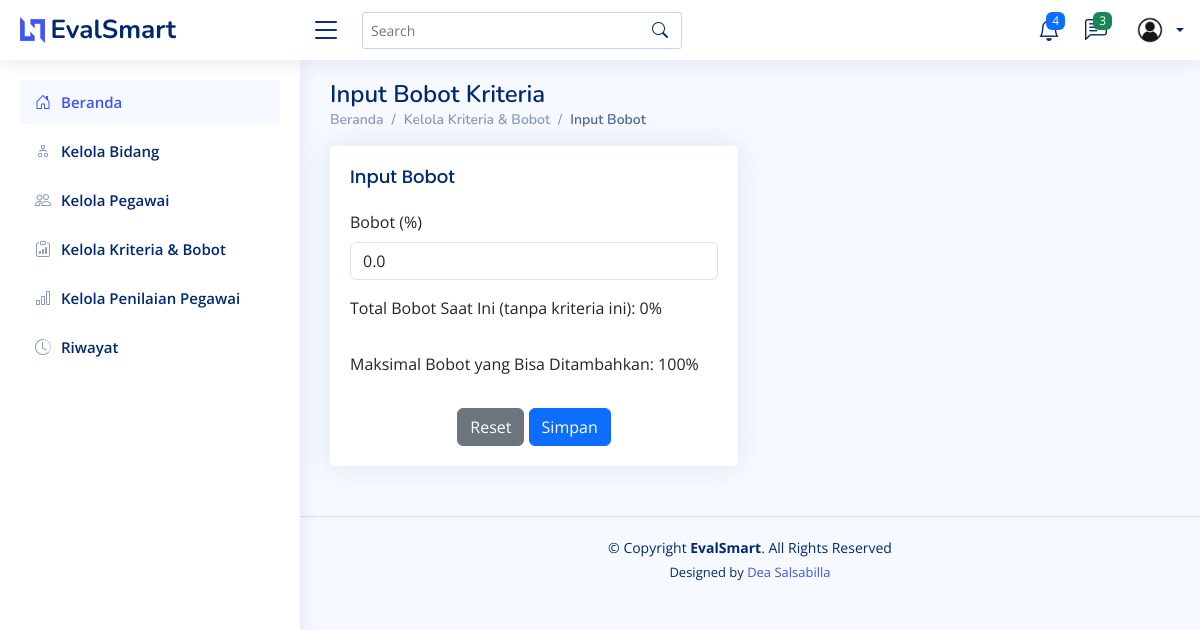
The app's page /kriteria/2/input-bobot/, older data.
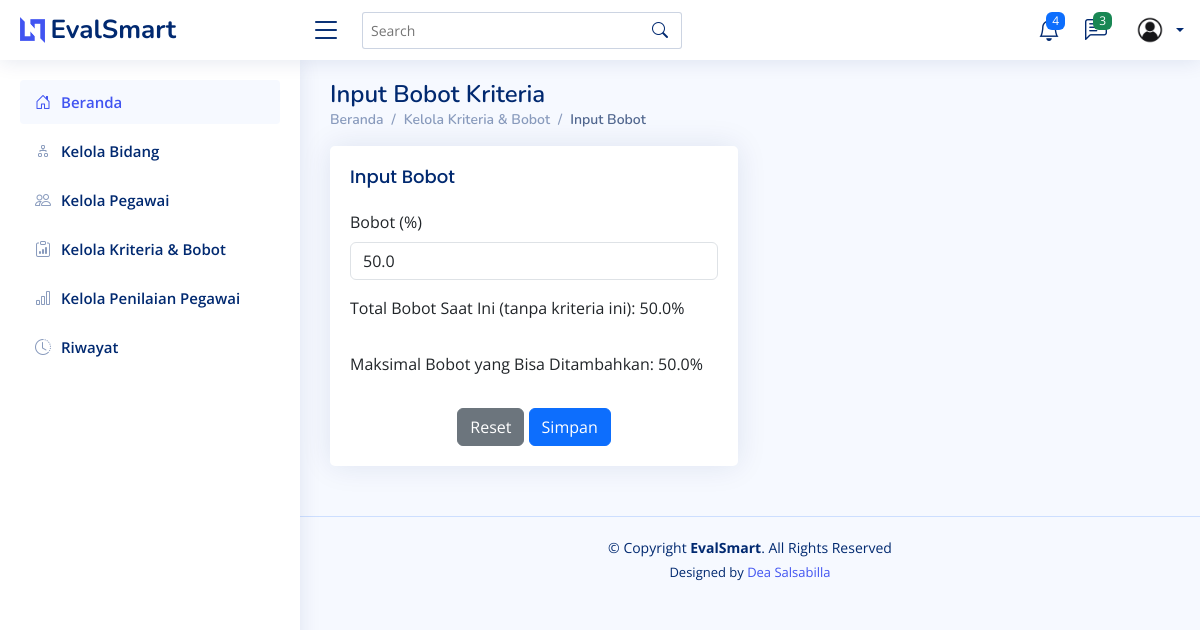
The same page, newer data.
### testing/models.py (models this page shows, shortened)
class Kriteria(models.Model):
    TIPE_CHOICES = [
        ('benefit', 'Benefit'),
        ('cost', 'Cost'),
    ]
    id = models.AutoField(primary_key=True)  # ID otomatis
    nama = models.CharField(max_length=100)  # Nama kriteria
    bobot = models.FloatField(default=0, null=False, blank=False)  # Bobot, default 0
    tipe = models.CharField(max_length=10, choices=TIPE_CHOICES, default='benefit')  # Tipe kriteria (Benefit/Cost)
    class Meta:
        verbose_name_plural = "Kriteria"
        ordering = ['nama']  # Urutkan berdasarkan nama secara default

### testing/views.py (the view, shortened to what this page needs)
# urls.py: path('kriteria/<int:kriteria_id>/input-bobot/', views.input_bobot, name='input_bobot'),
def input_bobot(request, kriteria_id):
    kriteria = get_object_or_404(Kriteria, id=kriteria_id)
    total_bobot_sekarang = Kriteria.objects.exclude(id=kriteria.id).aggregate(total=Sum('bobot'))['total'] or 0
    context = {
        'kriteria': kriteria,
        'total_bobot_sekarang': total_bobot_sekarang,
        'bobot_maksimal': 100 - total_bobot_sekarang,
    }
    return render(request, 'bobot_kriteria.html', context)

### testing/templates/bobot_kriteria.html (shortened to what this page needs)
<!DOCTYPE html>
<html lang="en">
  <head>
    {% load static %}
    <link href="{% static 'assets/vendor/bootstrap/css/bootstrap.min.css' %}" rel="stylesheet" />
    <link href="{% static 'assets/vendor/bootstrap-icons/bootstrap-icons.css' %}" rel="stylesheet" />
    <link href="{% static 'assets/vendor/boxicons/css/boxicons.min.css' %}" rel="stylesheet" />
    <link href="{% static 'assets/vendor/quill/quill.snow.css' %}" rel="stylesheet" />
    <link href="{% static 'assets/vendor/quill/quill.bubble.css' %}" rel="stylesheet" />
    <link href="{% static 'assets/vendor/remixicon/remixicon.css' %}" rel="stylesheet" />
    <link href="{% static 'assets/vendor/simple-datatables/style.css' %}" rel="stylesheet" />
    <link href="{% static 'assets/css/style.css' %}" rel="stylesheet" />
  </head>
  <body>
    {% include 'partials/header.html' %}
    {% include 'partials/sidebar.html' %}
    <main id="main" class="main">
      <div class="pagetitle">
        <h1>Input Bobot Kriteria</h1>
        <nav>
          <ol class="breadcrumb">
            <li class="breadcrumb-item">
              <a href="{% url 'home' %}">Beranda</a>
            </li>
            <li class="breadcrumb-item">Kelola Kriteria & Bobot</li>
            <li class="breadcrumb-item active">Input Bobot</li>
          </ol>
        </nav>
      </div>
      <section class="section">
        <div class="row">
          <div class="col-lg-6">
            <div class="card">
              <div class="card-body">
                <h5 class="card-title">Input Bobot</h5>
                <form class="row g-3" method="post">
                  <div class="col-12">
                    <label for="bobot" class="form-label">Bobot (%)</label>
                    <input type="number" class="form-control" id="bobot" name="bobot" step="0.01" value="{{ kriteria.bobot }}" max="{{ bobot_maksimal }}" required />
                  </div>
                  <p>Total Bobot Saat Ini (tanpa kriteria ini): {{ total_bobot_sekarang }}%</p>
                  <p>Maksimal Bobot yang Bisa Ditambahkan: {{ bobot_maksimal }}%</p>
                  <div class="text-center">
                    <button type="reset" class="btn btn-secondary">Reset</button>
                    <button type="submit" class="btn btn-primary">Simpan</button>
                  </div>
                </form>
              </div>
            </div>
          </div>
        </div>
      </section>
    </main>
    {% include 'partials/footer.html' %}
  </body>
</html>

Row changes from the older to the newer data that the page shows:
changed Kriteria: bobot "0.0" → "50.0"
Text that changed along with them:
{{ total_bobot_sekarang }}: "0" → "50.0"
{{ bobot_maksimal }}: "100" → "50.0"
